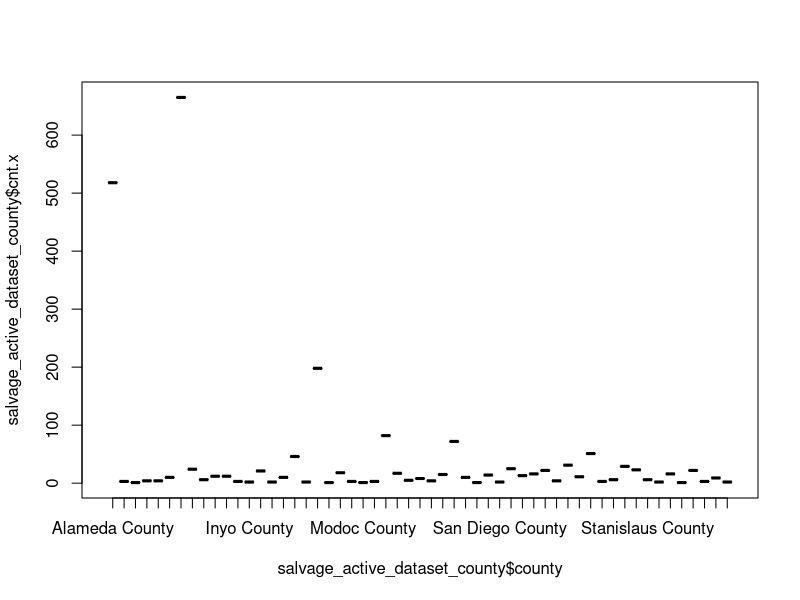
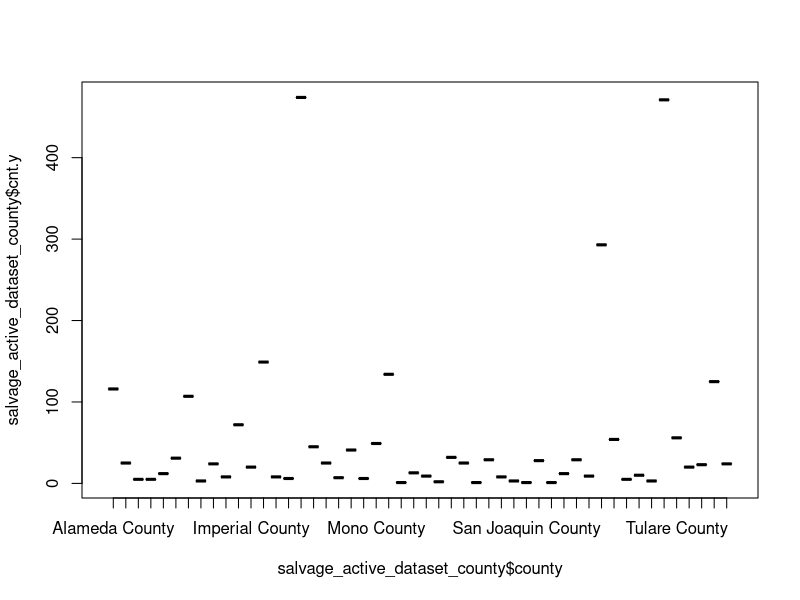
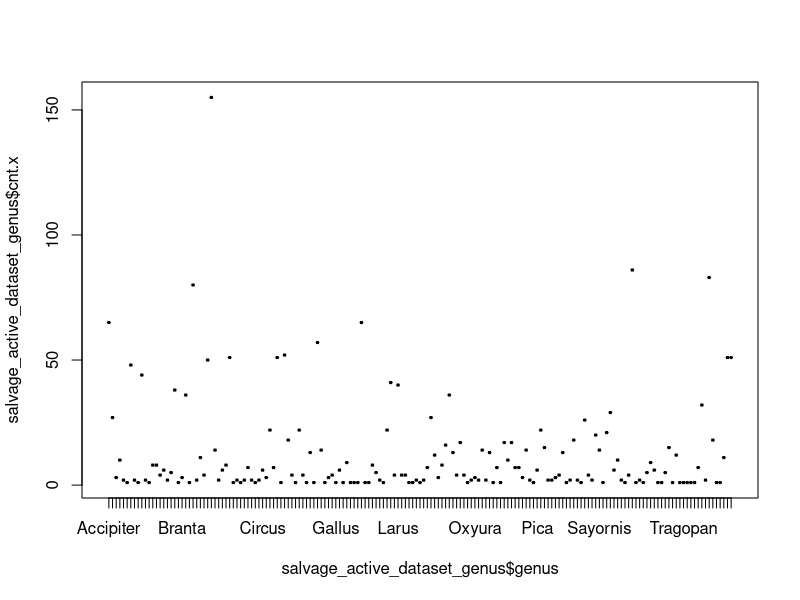
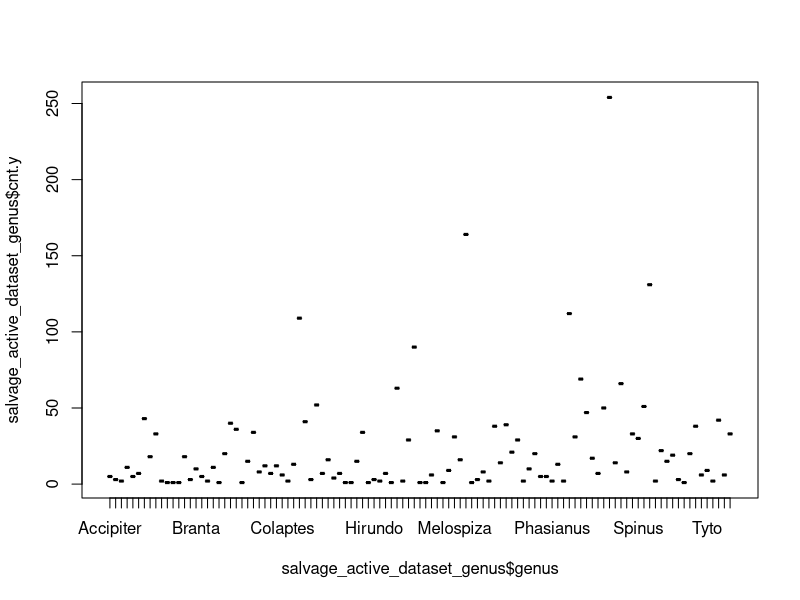
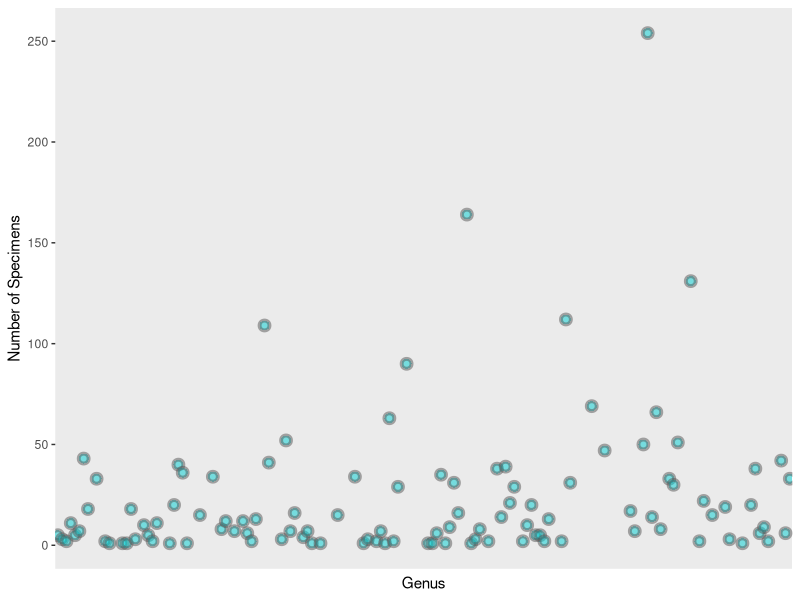
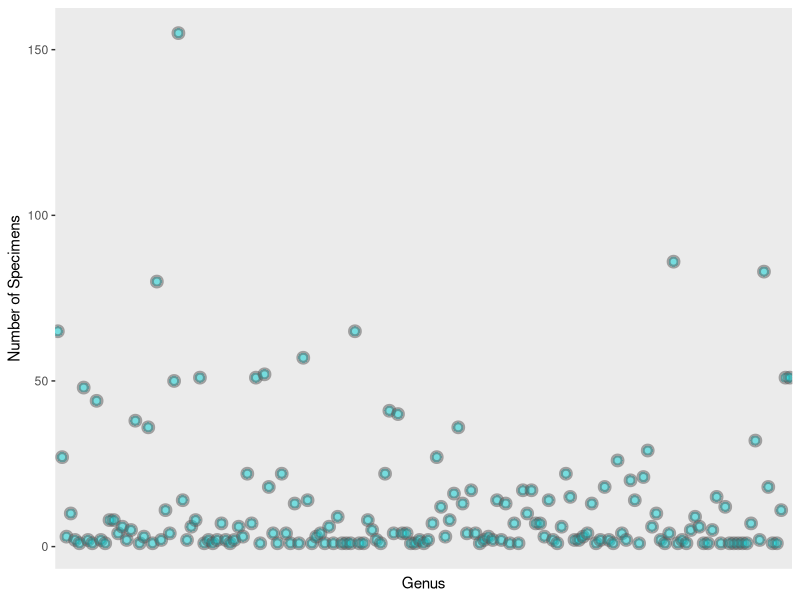
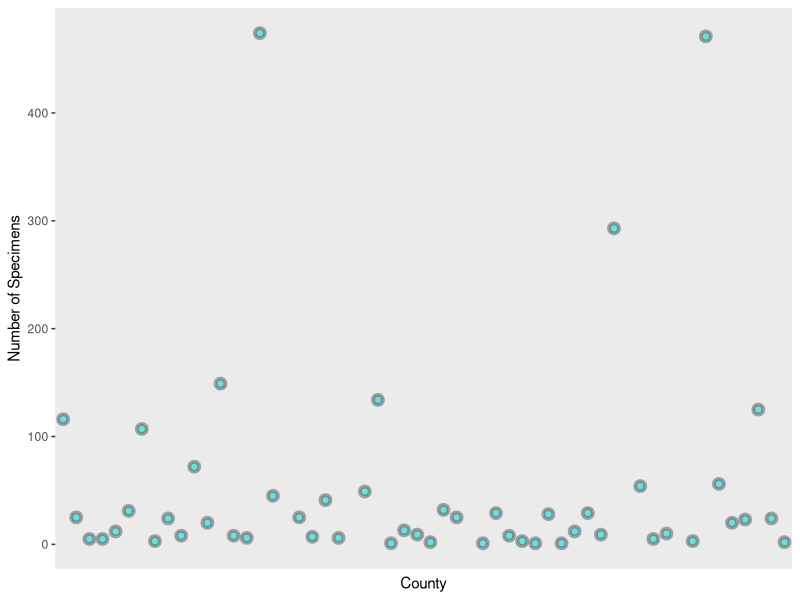
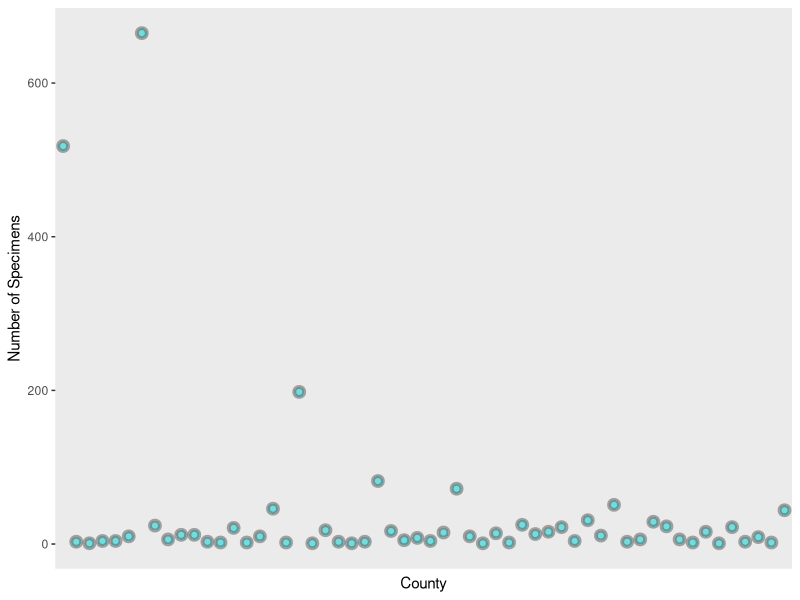

The R script that drew these images, in order:
## ---- chunk 1
### load appropriate libraries
library(tidyverse)
library(readr)
## ---- chunk 2
### Import dataset
Arctos_birds_Calif_2000_2020 <- read_csv("final_project/Data/Arctos_birds_Calif_2000_2020.csv")
## ---- chunk 3
### Identify unknown/blank collecting methods ###
Arctos_birds_Calif_2000_2020$coll_method_2 <- ifelse(is.na(Arctos_birds_Calif_2000_2020$collecting_method), "unknown","known")
## ---- chunk 4

### ACTUAL CHUNK ###
Arctos1 <- Arctos_birds_Calif_2000_2020 %>% mutate(coll_method_4 = ifelse(coll_method_2 == "unknown" & grepl("^[0-9]+", spec_locality, ignore.case = T) & !grepl(" mi | km | block | m | yds ", spec_locality, ignore.case = T), "salvage", "unknown"))

### ACTUAL CHUNK ###
Arctos2 <- Arctos1 %>% mutate(coll_method_3 = ifelse(coll_method_2 == "unknown" & is.na(collectors), "salvage", ifelse(coll_method_2 == "unknown" & parts %in% c(grep("^skull\\w*", parts, value=T)), "salvage", ifelse(coll_method_2 == "unknown" & spec_locality %in% c(grep("highway|hwy", spec_locality, ignore.case = T, value = T)),"salvage", ifelse(coll_method_4 == "salvage", "salvage", "unknown")))))
## ---- chunk 5
### now remove some bits ###
df <- Arctos2 %>% filter(!(parts=="egg" | parts  =="egg; nest" | parts == "nest; egg" | parts == "media; egg"))
df2 <- df %>% filter(!(parts=="blood" | parts  =="blood; blood" | parts == "blood; blood; blood" | parts == "blood; blood; blood; blood"))
## ---- chunk 6
###Look at what's left
df_still_unknown <- df2 %>% filter(coll_method_2 == "unknown")
## ---- chunk 7
df_still_unknown_2 <- df2 %>% filter(is.na(coll_method_3)&coll_method_2 == "unknown")
## ---- chunk 8
### remove entries with parts "unknown" or "nest", as well as age "embryo" or "chick"
df3 <- df2 %>% filter(!(parts=="nest" | parts  =="unknown"))
df4 <- df3 %>% filter(!(age == "embryo" | age == "chick" | age == "downy chick" | age == "downy chick, completely covered in fuzz, eyes still closed" | age == "naked chick, eyes closed" | age == "downy chick, fuzz on body, eyes not open" | age == "downy chick, pre-fledge" | age == "downy fledgling" | age == "not yet fully fledged, still downy" | age == "skull unossified, downy (only slightly fuzzy on head & backside of the body" | age == "skull unossified, naked & downy (some fuzz on head and backside, eyes still closed)" | age == "skull unossified, transitioning from naked to downy, eyes closed" | age == "skull unossified, downy, eyes closed" | age == "skull unossified, between naked and downy (some fuzz on head and backside, eyes still closed)")) 
## ---- chunk 9
### Again, look at what is left
df_still_unknown_3 <- df4 %>% filter(is.na(coll_method_3)&coll_method_2 == "unknown")

### reassigning tissues as salvage? exploring what's left...
df_still_unknown_4 <- df_still_unknown_3 %>% filter(!(parts == "tissue" | parts == "tissue; tissue sample" | parts == "wing; tissue"))
df_still_unknown_5 <- df_still_unknown_4 %>% filter(!(spec_locality == "Aviary in Oakland" | spec_locality == "aviary of Monica J. Albe, Oakland" | spec_locality == "San Diego Zoo" | spec_locality == "CAPTIVE, San Diego Zoo [probably]" | spec_locality == "CAPTIVE, San Diego Zoo" | spec_locality == "San Francisco Zoo, San Francisco" | spec_locality == "Zoological Society of San Diego" | spec_locality == "Zoological Society of San Diego, CAPTIVE" | spec_locality == "CAPTIVE Zoological Societ of San Diego" | spec_locality == "CAPTIVE Zoological Society of San Diego" | spec_locality == " San Diego: Sea World CAPTIVE" | spec_locality == "Amador High School, 1155 Santa Rita Rd., Pleasanton" | spec_locality == "Pittsburg High School, Pittsburg" | spec_locality == "no specific locality recorded" | spec_locality == "unknown" | spec_locality == "Life Sciences Building courtyard, University of California campus, Berkeley" | spec_locality == "Natural Resources Building, Mineral" | spec_locality == "Outside Earth and Marine Sciences Building, University of California, Santa Cruz" | spec_locality == "near south door of Valley Life Sciences Building, University of California campus, Berkeley" | spec_locality == "near Protein Design Labs (34801 Campus Drive), near Dumbarton Bridge, Fremont" | spec_locality == "W side of Dwinelle Hall, Univ. Calif. campus, Berkeley" | spec_locality == "in vicinity of breezeway between Birge and LeConte Halls, University of California campus, Berkeley" | spec_locality == "Stadium Rim Way between Centennial Rd. and Galey Rd., University of California campus, Berkeley" | spec_locality == "University of California campus, Berkeley" | spec_locality == "University of California Riverside campus, Riverside" | spec_locality == "north side of Hildebrand Hall, University of California campus, Berkeley" | spec_locality == "east side of Lewis Hall, University of California Berkeley campus" |spec_locality == "Unit 2 Dormitory, between Channing and Haste Streets, Berkeley" | spec_locality == "Strawberry Creek Lodge (1320 Addison Street), Berkeley" | spec_locality == "Davis" | spec_locality == "University of California Botanical Garden, Strawberry Canyon, Berkeley" | spec_locality == "Berkeley" | spec_locality == "Life Sciences Addition, University of California, Berkeley" | spec_locality == "Donner Lab, University of California, Berkeley" | spec_locality == "California Hall, University of California, Berkeley" | spec_locality == "Women's Faculty Club, University of California, Berkeley" | spec_locality == "Linsdale Library, Hastings Natural History Reservation" | spec_locality == "San Rafael, 24 Madrona Street" | spec_locality == "San Diego: Sea World CAPTIVE" | spec_locality == "Edwards AFB" | spec_locality == "classroom at Hastings Natural History Reservation" | spec_locality == "labs at Hastings Natural History Reservation, Carmel Valley" | spec_locality == "Lawrence Livermore National Lab" | spec_locality == "outside the Davis Lab, Hastings Natural History Reservation, Carmel Valley" | spec_locality == "Sacramento" | spec_locality == "El Cerrito" | spec_locality == "Ojai" | spec_locality == "Livermore" | spec_locality == "Inverness" | spec_locality == "Bolinas" | spec_locality == "Oakland" | spec_locality == "Pittsburg" | spec_locality == "Pleasant Valley" | spec_locality == "Bethel Island" | spec_locality == "Woodacre" | spec_locality == "Jamesburg" | spec_locality == "Nicasio" | spec_locality == "La Casa de Maria, 801 Ladera Lane, Santa Barbara" | spec_locality == "Anaheim" | spec_locality == "Pt. Mugu Naval Base, Air National Guard hanger" | spec_locality == "Carmel Valley" | spec_locality == "Hopland Research and Extension Center bunkhouse" | spec_locality == "Wildlife Gallery, Bolinas" | spec_locality == "Alameda Naval Station, Alameda" | spec_locality == "Mills College, Oakland"))
## ---- chunk 10

### ACTUAL CHUNK
df41 <- df4 %>% mutate(coll_method_5 = ifelse(df4$parts=="tissue" | df4$parts == "tissue; tissue sample" | df4$parts == "wing; tissue", "salvage", "unknown"))
## ---- chunk 11
### actual df5; assigning salvage based on locality
df51 <- df41 %>% 
    mutate(coll_method_6 = ifelse(spec_locality == "Aviary in Oakland" | spec_locality == "aviary of Monica J. Albe, Oakland" | spec_locality == "San Diego Zoo" | spec_locality == "CAPTIVE, San Diego Zoo [probably]" | spec_locality == "CAPTIVE, San Diego Zoo" | spec_locality == "San Francisco Zoo, San Francisco" | spec_locality == "Zoological Society of San Diego" | spec_locality == "Zoological Society of San Diego, CAPTIVE" | spec_locality == "CAPTIVE Zoological Societ of San Diego" | spec_locality == "CAPTIVE Zoological Society of San Diego" | spec_locality == " San Diego: Sea World CAPTIVE" | spec_locality == "Amador High School, 1155 Santa Rita Rd., Pleasanton" | spec_locality == "Pittsburg High School, Pittsburg" | spec_locality == "no specific locality recorded" | spec_locality == "unknown" | spec_locality == "Life Sciences Building courtyard, University of California campus, Berkeley" | spec_locality == "Natural Resources Building, Mineral" | spec_locality == "Outside Earth and Marine Sciences Building, University of California, Santa Cruz" | spec_locality == "near south door of Valley Life Sciences Building, University of California campus, Berkeley" | spec_locality == "near Protein Design Labs (34801 Campus Drive), near Dumbarton Bridge, Fremont" | spec_locality == "W side of Dwinelle Hall, Univ. Calif. campus, Berkeley" | spec_locality == "in vicinity of breezeway between Birge and LeConte Halls, University of California campus, Berkeley" | spec_locality == "Stadium Rim Way between Centennial Rd. and Galey Rd., University of California campus, Berkeley" | spec_locality == "University of California campus, Berkeley" | spec_locality == "University of California Riverside campus, Riverside" | spec_locality == "north side of Hildebrand Hall, University of California campus, Berkeley" | spec_locality == "east side of Lewis Hall, University of California Berkeley campus" |spec_locality == "Unit 2 Dormitory, between Channing and Haste Streets, Berkeley" | spec_locality == "Strawberry Creek Lodge (1320 Addison Street), Berkeley" | spec_locality == "Davis" | spec_locality == "University of California Botanical Garden, Strawberry Canyon, Berkeley" | spec_locality == "Berkeley" | spec_locality == "Life Sciences Addition, University of California, Berkeley" | spec_locality == "Donner Lab, University of California, Berkeley" | spec_locality == "California Hall, University of California, Berkeley" | spec_locality == "Women's Faculty Club, University of California, Berkeley" | spec_locality == "Linsdale Library, Hastings Natural History Reservation" | spec_locality == "San Rafael, 24 Madrona Street" | spec_locality == "San Diego: Sea World CAPTIVE" | spec_locality == "Edwards AFB" | spec_locality == "classroom at Hastings Natural History Reservation" | spec_locality == "labs at Hastings Natural History Reservation, Carmel Valley" | spec_locality == "Lawrence Livermore National Lab" | spec_locality == "outside the Davis Lab, Hastings Natural History Reservation, Carmel Valley" | spec_locality == "Sacramento" | spec_locality == "El Cerrito" | spec_locality == "Ojai" | spec_locality == "Livermore" | spec_locality == "Inverness" | spec_locality == "Bolinas" | spec_locality == "Oakland" | spec_locality == "Pittsburg" | spec_locality == "Pleasant Valley" | spec_locality == "Bethel Island" | spec_locality == "Woodacre" | spec_locality == "Jamesburg" | spec_locality == "Nicasio" | spec_locality == "La Casa de Maria, 801 Ladera Lane, Santa Barbara" | spec_locality == "Anaheim" | spec_locality == "Pt. Mugu Naval Base, Air National Guard hanger" | spec_locality == "Carmel Valley" | spec_locality == "Hopland Research and Extension Center bunkhouse" | spec_locality == "Wildlife Gallery, Bolinas" | spec_locality == "Alameda Naval Station, Alameda" | spec_locality == "Mills College, Oakland", "salvage", "unknown"))
## ---- chunk 12
### deal with NAs
df6 <- df51 %>% mutate(coll_NAs = ifelse(is.na(collecting_method), "unknown", "known"))
df6$collecting_method[is.na(df6$collecting_method)] <- 0

### Assigning as salvage based on collecting method
df7 <- df6 %>% 
    mutate(coll_method_7 = ifelse(collecting_method == "dead on road" | collecting_method == "died on barbed wire fence" | collecting_method == "euthanized" | collecting_method == "euthanized while at Wetlands and Wildlife Care Center" | collecting_method == "euthanized while at WWCC" | collecting_method == "found injured and transferred to WWCC where euthanized" | collecting_method == "found injured, transferred to WWCC and euthanized" | collecting_method == "found injured, transferred to WWCC where euthanized" | collecting_method == "found injured, transferred to WWCC, 'wobbly, lies down often', and euthanized on 2019-08-11" | collecting_method == "gift" | collecting_method == "salavage" | collecting_method == "salbage" | collecting_method == "salvage (caught in Tomahawk trap)" | collecting_method == "salvage" | collecting_method == "salvage (mammal trap)" | collecting_method == "salvaged" | collecting_method == "salvage-hit by vehicle", "salvage", "unknown"))

### Assign known salvage and active
df7 <- df6 %>% 
    mutate(coll_method_7 = ifelse(collecting_method == "dead on road" | collecting_method == "died on barbed wire fence" | collecting_method == "euthanized" | collecting_method == "euthanized while at Wetlands and Wildlife Care Center" | collecting_method == "euthanized while at WWCC" | collecting_method == "found injured and transferred to WWCC where euthanized" | collecting_method == "found injured, transferred to WWCC and euthanized" | collecting_method == "found injured, transferred to WWCC where euthanized" | collecting_method == "found injured, transferred to WWCC, 'wobbly, lies down often', and euthanized on 2019-08-11" | collecting_method == "gift" | collecting_method == "salavage" | collecting_method == "salbage" | collecting_method == "salvage (caught in Tomahawk trap)" | collecting_method == "salvage" | collecting_method == "salvage (mammal trap)" | collecting_method == "salvaged" | collecting_method == "salvage-hit by vehicle", "salvage", ifelse(collecting_method == "feeder trap" | collecting_method == "feeder trap and observational" | collecting_method == "funnel trap" | collecting_method == "mistnet" | collecting_method == "mistnet and observational" | collecting_method == "netted" | collecting_method == "rat trap" | collecting_method == "shot" | collecting_method == "shotgun" | collecting_method == "trap" | collecting_method == "trapped with bow net", "active","unknown")))

### Now build another column, lumping together all coll_methods and assigning as active or salvage
df8 <- df7 %>% mutate(coll_method = ifelse(coll_method_2 == "unknown" & coll_method_3 == "salvage", "salvage", ifelse(coll_method_2 == "unknown" & coll_method_4 == "salvage", "salvage", ifelse(coll_method_2 == "unknown" & coll_method_5 == "salvage","salvage", ifelse(coll_method_2 == "unknown" & coll_method_6 == "salvage", "salvage", ifelse(coll_method_7 == "salvage", "salvage", ifelse(coll_method_7 == "active", "active", "active")))))))


## ---- chunk 13
### make column for genus
library(stringi)
df8$genus <- stri_extract_first_regex(df8$scientific_name, "\\S+")
## ---- chunk 14
### split data frame in two: active dataset and salvage dataset

df_salvage <- df8[which(df8$coll_method == "salvage"),]
df_active <- df8[which(df8$coll_method == "active"),]
## ---- chunk 15
### as above, but with proportions/percentages

salvage_data_genus <- df_salvage %>%
  group_by(genus) %>%
  summarise(cnt = n()) %>%
  mutate(freq = round(cnt / sum(cnt), 3))

salvage_data_county <- df_salvage %>%
  group_by(county) %>%
  summarise(cnt = n()) %>%
  mutate(freq = round(cnt / sum(cnt), 3))

active_data_genus <- df_active %>%
  group_by(genus) %>%
  summarise(cnt = n()) %>%
  mutate(freq = round(cnt / sum(cnt), 3))

active_data_county <- df_active %>%
  group_by(county) %>%
  summarise(cnt = n()) %>%
  mutate(freq = round(cnt / sum(cnt), 3))

## ---- chunk 16
### get top counties and genera for salvage and active datasets

salvage_descend_county <- salvage_data_county[order(-salvage_data_county$cnt),]

salvage_descend_genus <- salvage_data_genus[order(-salvage_data_genus$cnt),]

active_descend_county <- active_data_county[order(-active_data_county$cnt),]

active_descend_genus <- active_data_genus[order(-active_data_genus$cnt),]
## ---- chunk 17
### merge datasets together to see how they compare by genus
salvage_active_dataset_genus <-merge(salvage_data_genus, active_data_genus, by.x = "genus", by.y = "genus", all.x = TRUE)

## ---- chunk 18
### merge datasets together to see how they compare by county
salvage_active_dataset_county <-merge(salvage_data_county, active_data_county, by.x = "county", by.y = "county", all.x = TRUE)

## ---- chunk 19
###get tables for county and genus

###table_1 <- table(df8$county, df8$cnt)
## ---- chunk 20
### histogram data

boxplot(salvage_active_dataset_county$cnt.x ~ salvage_active_dataset_county$county)
boxplot(salvage_active_dataset_county$cnt.y ~ salvage_active_dataset_county$county)
## ---- chunk 21
### now same for genus
boxplot(salvage_active_dataset_genus$cnt.x ~ salvage_active_dataset_genus$genus)
boxplot(salvage_active_dataset_genus$cnt.y ~ salvage_active_dataset_genus$genus)
## ---- chunk 22
### now for scatterplots
p1 <- ggplot(salvage_active_dataset_genus, aes(x=genus, y=cnt.y)) + geom_point(color = "grey33", fill = "darkturquoise", shape = 21, alpha = 0.5, size = 2, stroke = 2)

plot_1 <- p1 + theme(legend.position = "none",
        axis.text.x = element_blank(), axis.ticks.x = element_blank(), panel.grid = element_blank()) + labs(x = "Genus", y = "Number of Specimens")
plot_1
## ---- chunk 23
### more scatterplots
p2 <- ggplot(salvage_active_dataset_genus, aes(x=genus, y=cnt.x)) + geom_point(color = "grey33", fill = "darkturquoise", shape = 21, alpha = 0.5, size = 2, stroke = 2)

plot_2 <- p2 + theme(legend.position = "none",
        axis.text.x = element_blank(), axis.ticks.x = element_blank(), panel.grid = element_blank()) + labs(x = "Genus", y = "Number of Specimens")
plot_2
## ---- chunk 24
### combine scatterplots
p <- ggplot() +
      # blue plot
      geom_point(data=salvage_active_dataset_genus, aes(x=genus, y=cnt.x),color = "grey33", fill = "darkturquoise", shape = 21, alpha = 0.5, size = 2, stroke = 2) +
      # red plot
      geom_point(data=salvage_active_dataset_genus, aes(x=genus, y=cnt.y), color = "grey33", fill ="red",shape = 21, alpha = 0.5, size = 2, stroke = 2 )+ theme(legend.position = "none",
        axis.text.x = element_blank(), axis.ticks.x = element_blank(), panel.grid = element_blank()) + labs(x = "Genus", y = "Number of Specimens")



## ---- chunk 25
### as above, but scatterplots for county now
p3 <- ggplot(salvage_active_dataset_county, aes(x=county, y=cnt.y)) + geom_point(color = "grey33", fill = "darkturquoise", shape = 21, alpha = 0.5, size = 2, stroke = 2)

plot_3 <- p3 + theme(legend.position = "none",
        axis.text.x = element_blank(), axis.ticks.x = element_blank(), panel.grid = element_blank()) + labs(x = "County", y = "Number of Specimens")
plot_3

p4<- ggplot(salvage_active_dataset_county, aes(x=county, y=cnt.x)) + geom_point(color = "grey33", fill = "darkturquoise", shape = 21, alpha = 0.5, size = 2, stroke = 2)

plot_4 <- p4 + theme(legend.position = "none",
        axis.text.x = element_blank(), axis.ticks.x = element_blank(), panel.grid = element_blank()) + labs(x = "County", y = "Number of Specimens")
plot_4
## ---- chunk 26
### now combine scatterplots
q <- ggplot() +
      # blue plot
      geom_point(data=salvage_active_dataset_county, aes(x=county, y=cnt.x),color = "grey33", fill = "darkturquoise", shape = 21, alpha = 0.5, size = 2, stroke = 2) +
      # red plot
      geom_point(data=salvage_active_dataset_county, aes(x=county, y=cnt.y), color = "grey33", fill ="red",shape = 21, alpha = 0.5, size = 2, stroke = 2 )+ theme(legend.position = "none",
        axis.text.x = element_blank(), axis.ticks.x = element_blank(), panel.grid = element_blank()) + labs(x = "County", y = "Number of Specimens")

## ---- chunk 27
###pie chart figures:)

salvage_county_plot <- ggplot(salvage_active_dataset_county, aes(x="", y=cnt.x, fill=county)) +
  geom_bar(stat="identity", width=1, color="white") +
  coord_polar("y", start=0) +
  
  theme_void()+theme(legend.position = "none")

salvage_county_plot


salvage_genus_plot <- ggplot(salvage_active_dataset_genus, aes(x="", y=cnt.x, fill=genus)) +
  geom_bar(stat="identity", width=1, color="white") +
  coord_polar("y", start=0) +
  
  theme_void()+theme(legend.position = "none")

salvage_genus_plot

active_county_plot <- ggplot(salvage_active_dataset_county, aes(x="", y=cnt.y, fill=county)) +
  geom_bar(stat="identity", width=1, color="white") +
  coord_polar("y", start=0) +
  
  theme_void()+theme(legend.position = "none")

active_county_plot


active_genus_plot <- ggplot(salvage_active_dataset_genus, aes(x="", y=cnt.y, fill=genus)) +
  geom_bar(stat="identity", width=1, color="white") +
  coord_polar("y", start=0) +
  
  theme_void()+theme(legend.position = "none")

active_genus_plot
## ---- chunk 28
### now time for chi squares, using active percentages (calculated above) as expected values, for genus
observed <- salvage_active_dataset_genus$freq.x
expected <- salvage_active_dataset_genus$freq.y

chisq.test(observed, expected)
## ---- chunk 29
### now time for chi squares, using active percentages (calculated above) as expected values, for county
observed <- salvage_active_dataset_county$freq.x
expected <- salvage_active_dataset_county$freq.y

chisq.test(observed, expected)
